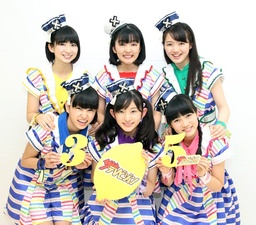
#> input picture picpic/bassho-2.jpg, 256 x 225 px, shrunk from 615 x 541 before the run, found by its file name
$ python asci.py
#> lines starting #> are read from the running program, lines starting #| are printed output that depends on the picture
import cv2

colorset = "MWN$@%#&B89EGA6mK5HRkbYT43V0JL7gpaseyxznocv?jIftr1li*=-~^`':;,. "

imgpath = r"C:\OneDriveNext\OneDrive - Nagasaki University\takapath\pic\bassho-2.jpg"
img = cv2.imread(imgpath)
#> img is the input picture: shape (225, 256, 3); mean B, G, R 184.9, 191.1, 198.6

gray = cv2.cvtColor(img, cv2.COLOR_BGR2GRAY)
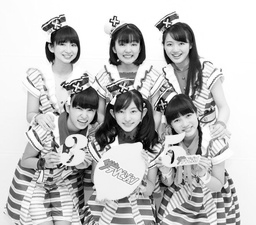
#> gray: shape (225, 256); min 0, max 255, mean 192.6
output = ""

for gray2 in gray:
    output += "\n"
    for dark in gray2:
        output += colorset[dark // 4] * 2

with open(r"C:\OneDriveNext\OneDrive - Nagasaki University\takapath\pic\output3.txt", mode="w") as f:
    f.write(output)

$ run again, with picpic/breaktime.jpg copied over picpic/bassho-2.jpg
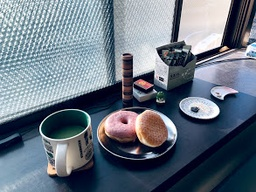
#> input picture picpic/breaktime.jpg, 256 x 192 px, shrunk from 293 x 220 before the run, found by its file name
#> img is the input picture: shape (192, 256, 3); mean B, G, R 129.5, 116.1, 104.4
#> `gray = cv2.cvtColor(img, cv2.COLOR_BGR2GRAY)`:
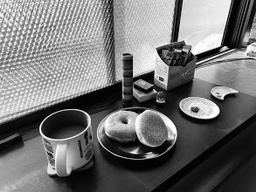
#> gray: shape (192, 256); min 0, max 255, mean 114.1

$ run again, with picpic/chaos_chodai.jpg copied over picpic/bassho-2.jpg
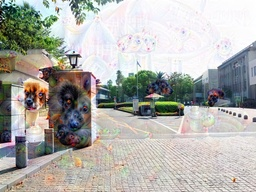
#> input picture picpic/chaos_chodai.jpg, 256 x 192 px, shrunk from 894 x 671 before the run, found by its file name
#> img is the input picture: shape (192, 256, 3); mean B, G, R 170.5, 175.1, 175.8
#> `gray = cv2.cvtColor(img, cv2.COLOR_BGR2GRAY)`:
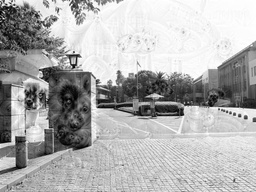
#> gray: shape (192, 256); min 0, max 255, mean 174.8
